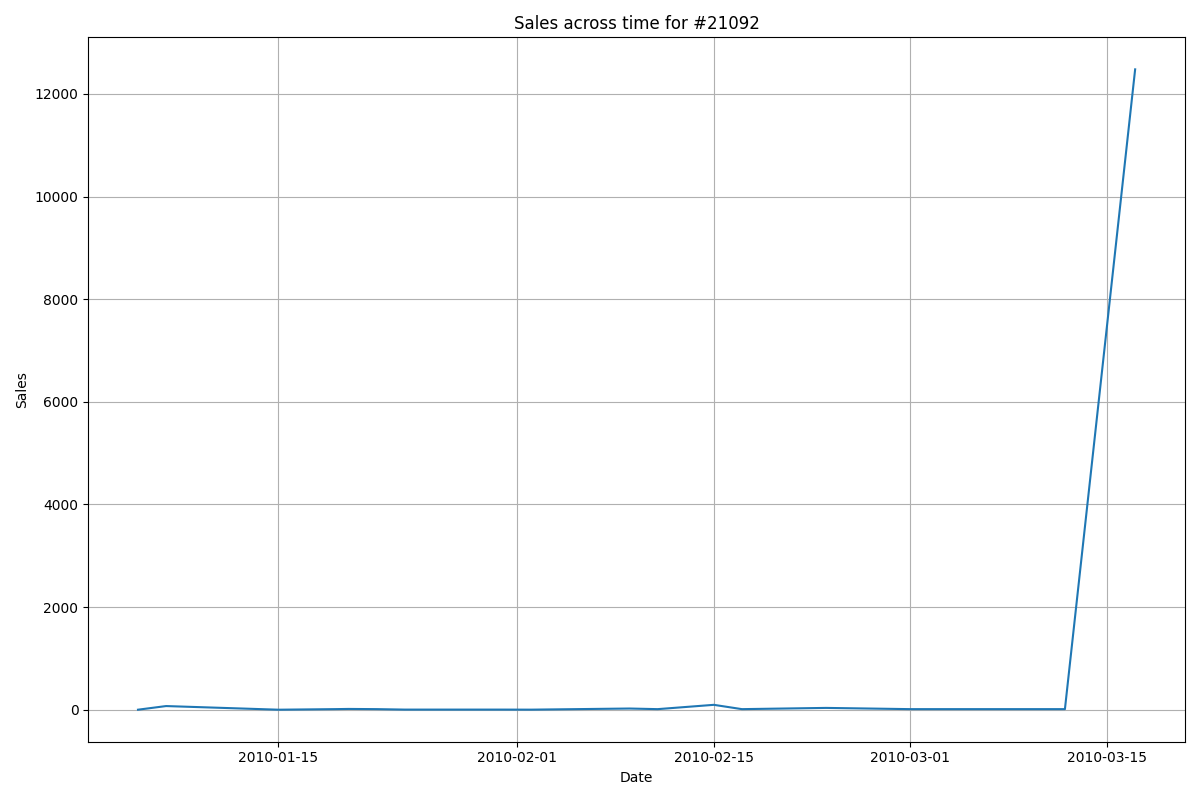

The Python source for this figure:
import pandas as pd
import matplotlib.pyplot as plt
import matplotlib.figure as fig
import matplotlib as mat

data = pd.read_csv('Stocks.csv',low_memory=False)
data['Date'] = pd.to_datetime(data['Date'])
target_product_id_1 = str(21092)  

product_data_1 = data[data['Product_ID'] == target_product_id_1]

plt.figure(figsize=(12, 8))
plt.plot(product_data_1['Date'], product_data_1['Sales'])
plt.xlabel('Date')
plt.ylabel('Sales')
plt.title(f"Sales across time for #{target_product_id_1}")
plt.grid(True)
plt.tight_layout()
plt.savefig('graph1.png')

target_product_id_2 = str(23166)  

product_data_2 = data[data['Product_ID'] == target_product_id_2]

plt.figure(figsize=(12, 8))
plt.plot(product_data_2['Date'], product_data_2['Sales'])
plt.xlabel('Date')
plt.ylabel('Sales')
plt.title(f"Sales across time for #{target_product_id_2}")
plt.grid(True)
plt.tight_layout()
plt.savefig('graph2.png')

target_product_id_3 = str(35961)  

product_data_3 = data[data['Product_ID'] == target_product_id_3]

plt.figure(figsize=(12, 8))
plt.plot(product_data_3['Date'], product_data_3['Sales'])
plt.xlabel('Date')
plt.ylabel('Sales')
plt.title(f"Sales across time for #{target_product_id_3}")
plt.grid(True)
plt.tight_layout()
plt.savefig('graph3.png')

target_product_id_4 = str(20759)  

product_data_4 = data[data['Product_ID'] == target_product_id_4]

plt.figure(figsize=(12, 8))
plt.plot(product_data_4['Date'], product_data_4['Sales'])
plt.xlabel('Date')
plt.ylabel('Sales')
plt.title(f"Sales across time for #{target_product_id_4}")
plt.grid(True)
plt.tight_layout()
plt.savefig('graph4.png')

target_product_id_5 = str(16044)  

product_data_5 = data[data['Product_ID'] == target_product_id_5]

plt.figure(figsize=(12, 8))
plt.plot(product_data_5['Date'], product_data_5['Sales'])
plt.xlabel('Date')
plt.ylabel('Sales')
plt.title(f"Sales across time for #{target_product_id_5}")
plt.grid(True)
plt.tight_layout()
plt.savefig('graph5.png')

target_product_id_6 = str(35955)  

product_data_6 = data[data['Product_ID'] == target_product_id_6]

plt.figure(figsize=(12, 8))
plt.plot(product_data_6['Date'], product_data_6['Sales'])
plt.xlabel('Date')
plt.ylabel('Sales')
plt.title(f"Sales across time for #{target_product_id_6}")
plt.grid(True)
plt.tight_layout()
plt.savefig('graph6.png')

target_product_id_7 = str(16046)  

product_data_7 = data[data['Product_ID'] == target_product_id_7]

plt.figure(figsize=(12, 8))
plt.plot(product_data_7['Date'], product_data_7['Sales'])
plt.xlabel('Date')
plt.ylabel('Sales')
plt.title(f"Sales across time for #{target_product_id_7}")
plt.grid(True)
plt.tight_layout()
plt.savefig('graph7.png')

target_product_id_8 = str(21697)  

product_data_8 = data[data['Product_ID'] == target_product_id_8]

plt.figure(figsize=(12, 8))
plt.plot(product_data_8['Date'], product_data_8['Sales'])
plt.xlabel('Date')
plt.ylabel('Sales')
plt.title(f"Sales across time for #{target_product_id_8}")
plt.grid(True)
plt.tight_layout()
plt.savefig('graph8.png')

target_product_id_9 = str(21017)  

product_data_9 = data[data['Product_ID'] == target_product_id_9]

plt.figure(figsize=(12, 8))
plt.plot(product_data_9['Date'], product_data_9['Sales'])
plt.xlabel('Date')
plt.ylabel('Sales')
plt.title(f"Sales across time for #{target_product_id_9}")
plt.grid(True)
plt.tight_layout()
plt.savefig('graph9.png')

target_product_id_10 = str(16046)  

product_data_10 = data[data['Product_ID'] == target_product_id_10]

plt.figure(figsize=(12, 8))
plt.plot(product_data_10['Date'], product_data_10['Sales'])
plt.xlabel('Date')
plt.ylabel('Sales')
plt.title(f"Sales across time for #{target_product_id_10}")
plt.grid(True)
plt.tight_layout()
plt.savefig('graph10.png')